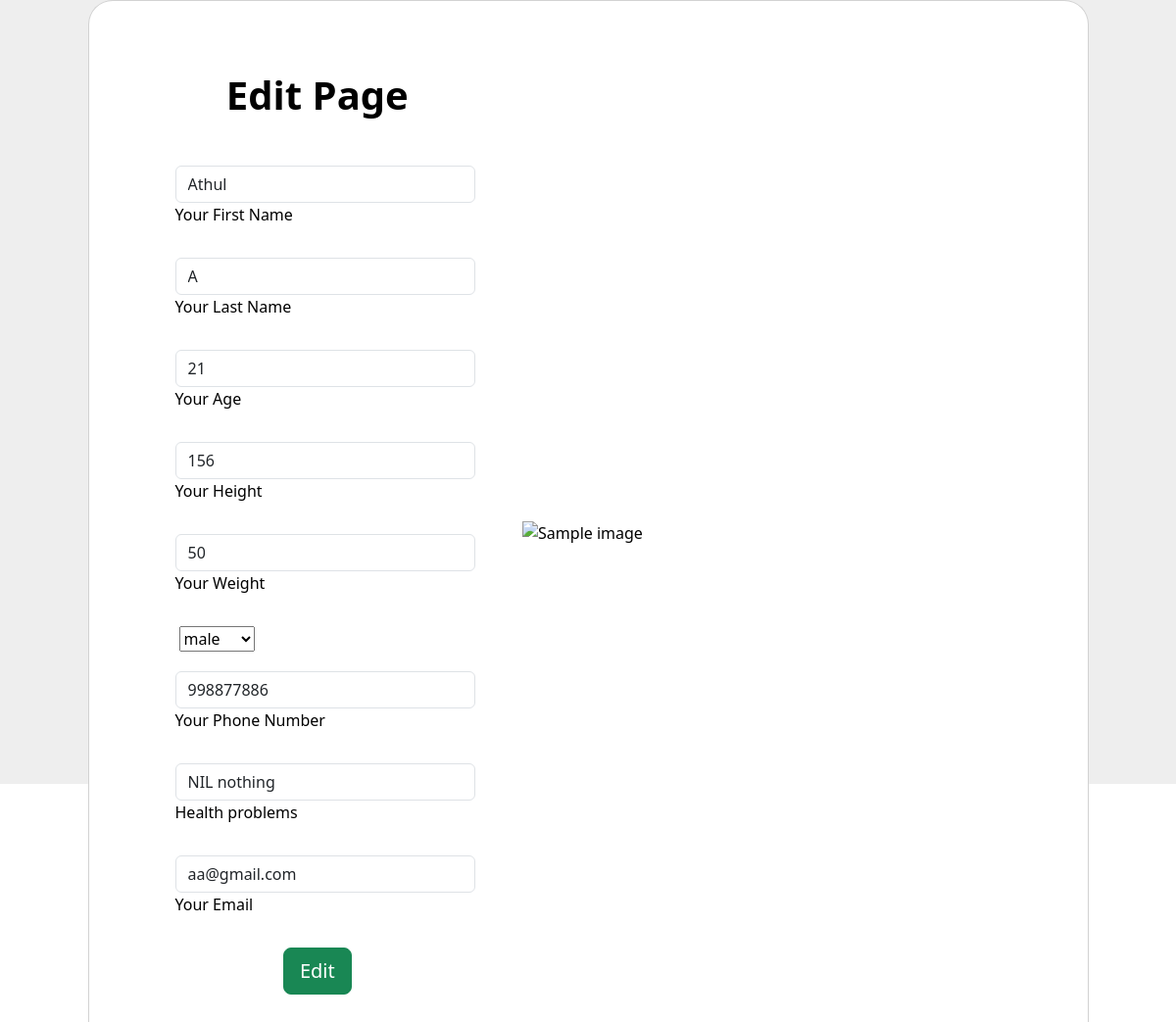
The app's page /nadmin/custedit/1/ with its own data.
### homeapp/models.py (models this page shows, shortened)
class Tbl_customer(models.Model):
    cust_fname = models.CharField(max_length=10)
    cust_lname = models.CharField(max_length=10)
    cust_age = models.CharField(max_length=3)
    cust_gender = models.CharField(max_length=10, choices=roles, default='')
    cust_height = models.CharField(max_length=3)
    cust_weight = models.CharField(max_length=3,null=True)
    cust_phone = models.CharField(max_length=10)
    cust_problem = models.TextField(max_length=100)
    cust_email = models.EmailField()
    user = models.ForeignKey(User, on_delete=models.CASCADE)
    cust_status = models.BooleanField(default=True)

### adminapp/views.py (the view, shortened to what this page needs)
# urls.py: path('custedit/<int:cid>/',views.customeredit,name='custedit'),
def customeredit(request, cid):
    cus = Tbl_customer.objects.get(id=cid)
    return render(request, 'custedit.html', {'c': cus})

### homeapp/context_processor.py (called while the page is built)
def trainer(request):
    trainer = Tbl_Trainer.objects.filter(trainer_approval=True,trainer_status=True)
    return {
        'trainer':trainer
    }

### templates/custedit.html (shortened to what this page needs)
<link href="https://cdn.jsdelivr.net/npm/bootstrap@5.3.2/dist/css/bootstrap.min.css" rel="stylesheet">
<link href="https://cdn.jsdelivr.net/npm/bootstrap@5.3.2/dist/css/bootstrap.min.css" rel="stylesheet">
<section class="vh-100" style="background-color: #eee;">
  <div class="container h-100">
    <div class="row d-flex justify-content-center align-items-center h-100">
      <div class="col-lg-12 col-xl-11">
        <div class="card text-black" style="border-radius: 25px;">
          <div class="card-body p-md-5">
            <div class="row justify-content-center">
              <div class="col-md-10 col-lg-6 col-xl-5 order-2 order-lg-1">
                <p class="text-center h1 fw-bold mb-5 mx-1 mx-md-4 mt-4">Edit Page</p>
                <form class="mx-1 mx-md-4" method="post" action="">
                  <div class="d-flex flex-row align-items-center mb-4">
                    <div class="form-outline flex-fill mb-0">
                      <input type="text" name="cust_fname" id="form3Example1c" class="form-control" value="{{c.cust_fname}}" />
                      <label class="form-label" for="form3Example1c">Your First Name</label>
                    </div>
                  </div>
                  <div class="d-flex flex-row align-items-center mb-4">
                    <div class="form-outline flex-fill mb-0">
                      <input type="text" name="cust_lname" id="form3Example1d" class="form-control"  value="{{c.cust_lname}}"/>
                      <label class="form-label" for="form3Example1c">Your Last Name</label>
                    </div>
                  </div>
                  <div class="d-flex flex-row align-items-center mb-4">
                    <div class="form-outline flex-fill mb-0">
                      <input type="text" name="cust_age" id="form3Example1e" class="form-control" value="{{c.cust_age}}" />
                      <label class="form-label" for="form3Example1c">Your Age</label>
                    </div>
                  </div>
                  <div class="d-flex flex-row align-items-center mb-4">
                    <div class="form-outline flex-fill mb-0">
                      <input type="text" name="cust_height" id="form3Example1f" class="form-control" value="{{c.cust_height}}"/>
                      <label class="form-label" for="form3Example1c">Your Height</label>
                    </div>
                  </div>
                  <div class="d-flex flex-row align-items-center mb-4">
                    <div class="form-outline flex-fill mb-0">
                      <input type="text" name="cust_weight" id="form3Exle1f" class="form-control" value="{{c.cust_weight}}"/>
                      <label class="form-label" >Your Weight</label>
                    </div>
                  </div>
                  <div style="margin-bottom:20px;margin-left:20px;">
                    <select name="gender">
                      <option value="{{c.cust_gender}}">{{c.cust_gender}}</option>
                    </select>
                  </div>
                  <div class="d-flex flex-row align-items-center mb-4">
                    <div class="form-outline flex-fill mb-0">
                      <input type="text" name="cust_phno" id="form3Example1f" maxlength="10"  value="{{c.cust_phone}}" minlength="10" class="form-control" />
                      <label class="form-label" for="form3Example1c">Your Phone Number</label>
                    </div>
                  </div>
                  <div class="d-flex flex-row align-items-center mb-4">
                    <div class="form-outline flex-fill mb-0">
                      <input type="text" name="cust_prob"  id="form3Example1g" class="form-control" value="{{c.cust_problem}}" />
                      <label class="form-label" for="form3Example1c">Health problems</label>
                    </div>
                  </div>
                  <div class="d-flex flex-row align-items-center mb-4">
                    <div class="form-outline flex-fill mb-0">
                      <input type="email" name="cust_email" id="form3Example3c" class="form-control" value="{{c.cust_email}}" />
                      <label class="form-label" for="form3Example3c">Your Email</label>
                    </div>
                  </div>
                  <div class="d-flex justify-content-center mx-4 mb-3 mb-lg-4">
                    <button type="submit" class="btn btn-success btn-lg">Edit</button>
                  </div>
                </form>
              </div>
              <div class="col-md-10 col-lg-6 col-xl-7 d-flex align-items-center order-1 order-lg-2">
                <img src="https://mdbcdn.b-cdn.net/img/Photos/new-templates/bootstrap-registration/draw1.webp"
                  class="img-fluid" alt="Sample image">
              </div>
            </div>
          </div>
        </div>
      </div>
    </div>
  </div>
</section>

### records on screen
Tbl_customer: cust_fname "Athul", cust_lname "A", cust_age "21", cust_height "156", cust_weight "50", gender "male", cust_phno "998877886", cust_prob "NIL nothing", cust_email "aa@gmail.com"
